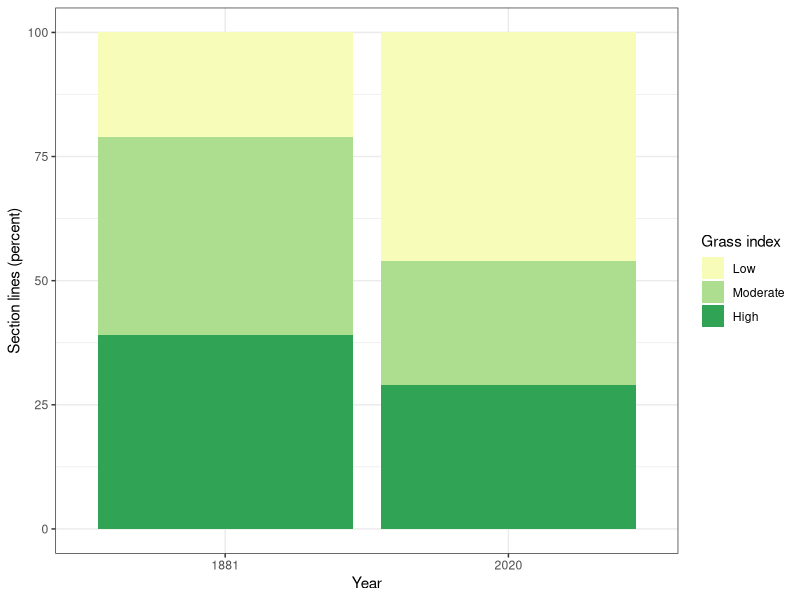
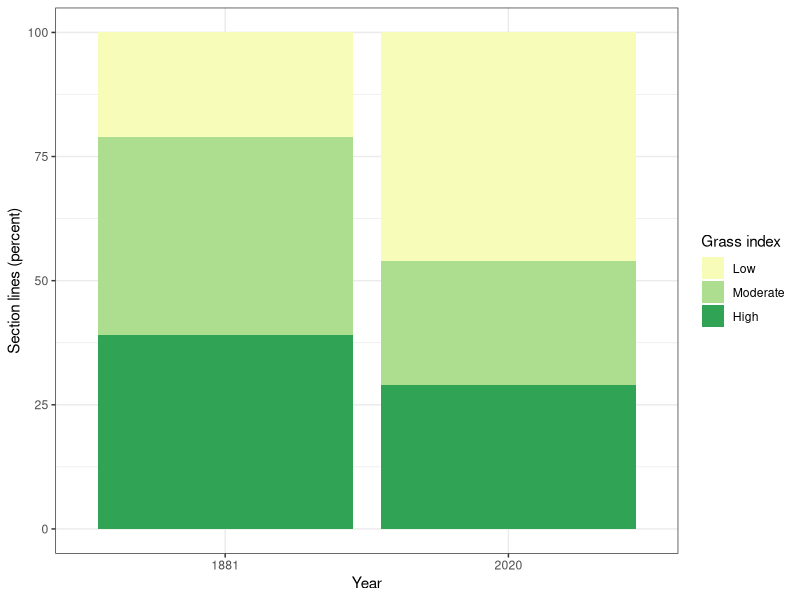

These charts were generated, in order, by the following R code:
#kara making bar chart for grass comparison
#kara becomes r master - ha!
#5/18/2022
#5/26/updating for final grass figs
#12/20/22 - final tweaks to for Fig 8

###BUT 1881 data don't add to 100% and percentages are a little off from values in text on pg 15 (e.g., 44.7% in
#data table below for low in 2020, but says 46% in text and fig caption).


library(sf)
library(tidyverse)
library(readxl)
library(dplyr)
library(ggplot2)
library(dplyr)

#make data frame - prct of plots in different grass index categories
dat <- data.frame(
  High = c(39, 29),
  Moderate = c(40, 25),
  Low = c(21, 46),
  Year = as.factor(c("1881", "2020"))
)

dat #look at data

# convert to long format for ggplot
  dat_long <- dat %>%
    gather("Grass_index", "Value", -Year)

dat_long #look at data

#make "Grass_index" an ordered factor so the legend is ordered, low, med, high
dat_long$Grass_index<- ordered(dat_long$Grass_index, levels = c("Low", "Moderate", "High"))

#make stacked bar graph w custom color
final<-ggplot(dat_long, aes(x = Year, y = Value, fill = Grass_index)) +
  geom_col(position = "stack") + 
  labs(x="Year", y= "Section lines (percent)", fill = "Grass index") + #fill changes legend title
  theme_bw() +
  scale_fill_brewer(palette = "YlGn")

#save figs
ggsave(plot = final, device = tiff, width = 6, height = 7, dpi = 301, 
       filename = "./figs/Fig8_final.tiff")

ggsave(plot = final, device = jpeg, width = 6, height = 7, dpi = 301, 
       filename = "./figs/Fig8_final.jpeg")

  
